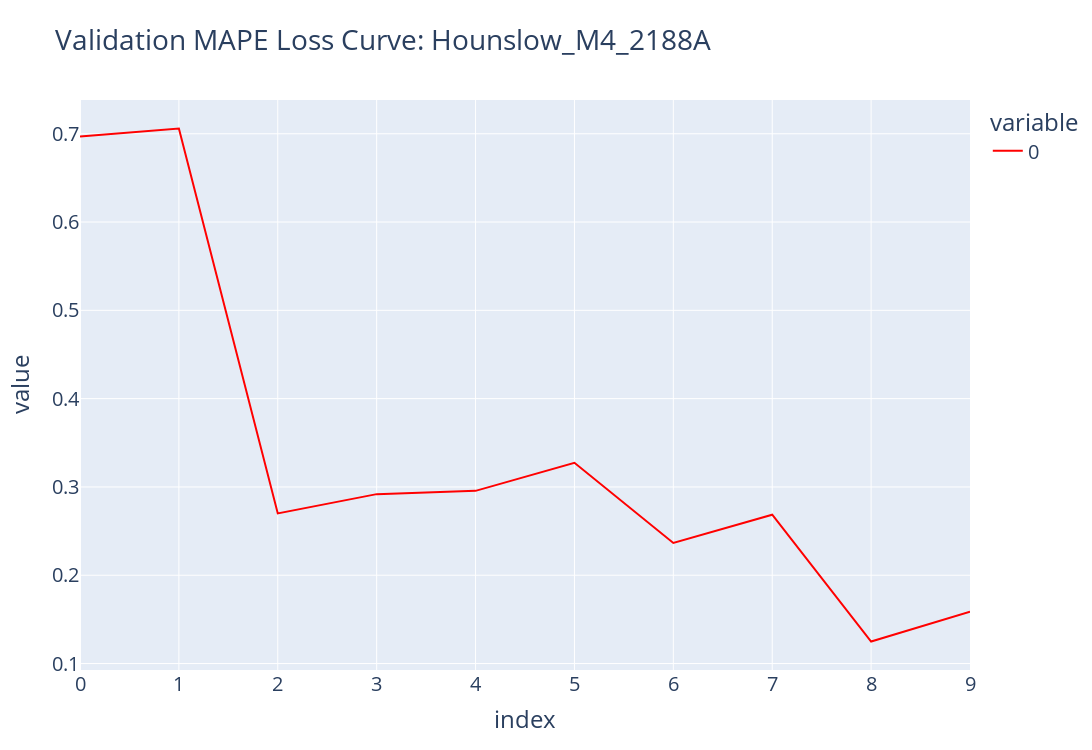
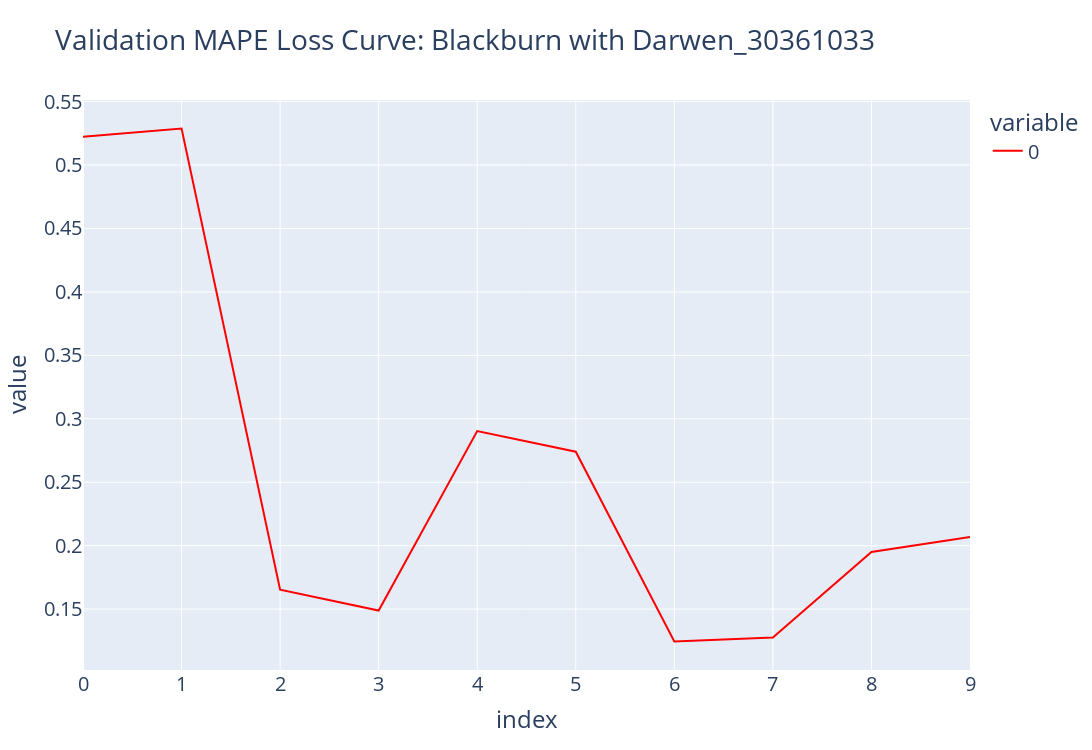
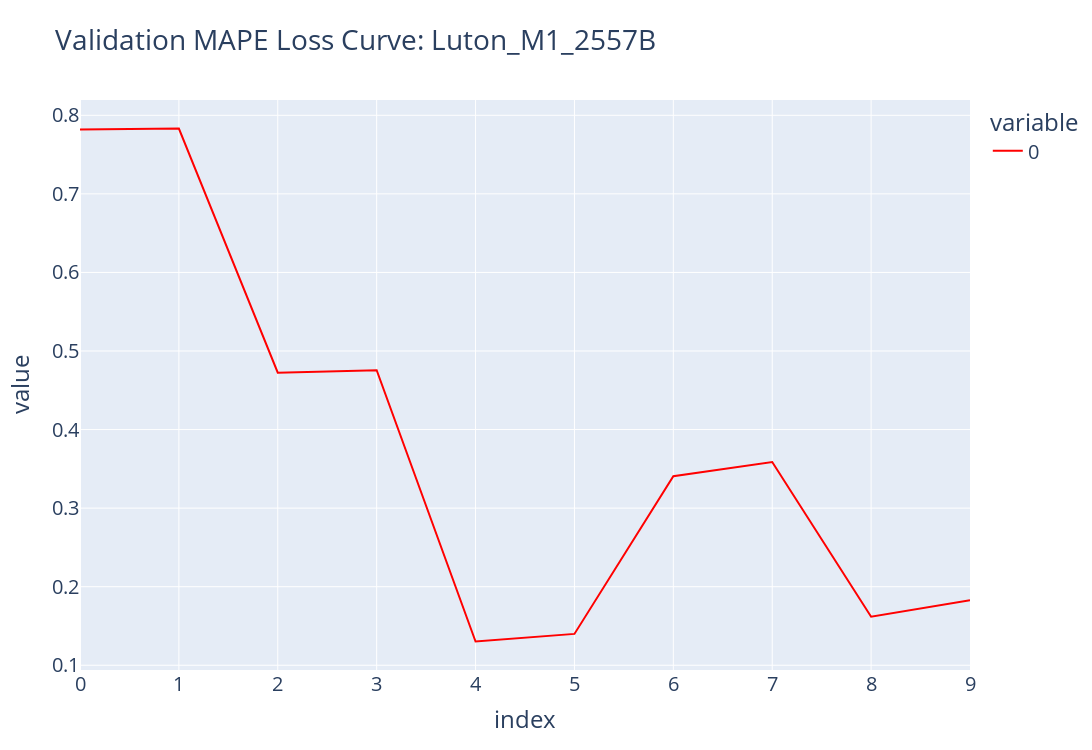
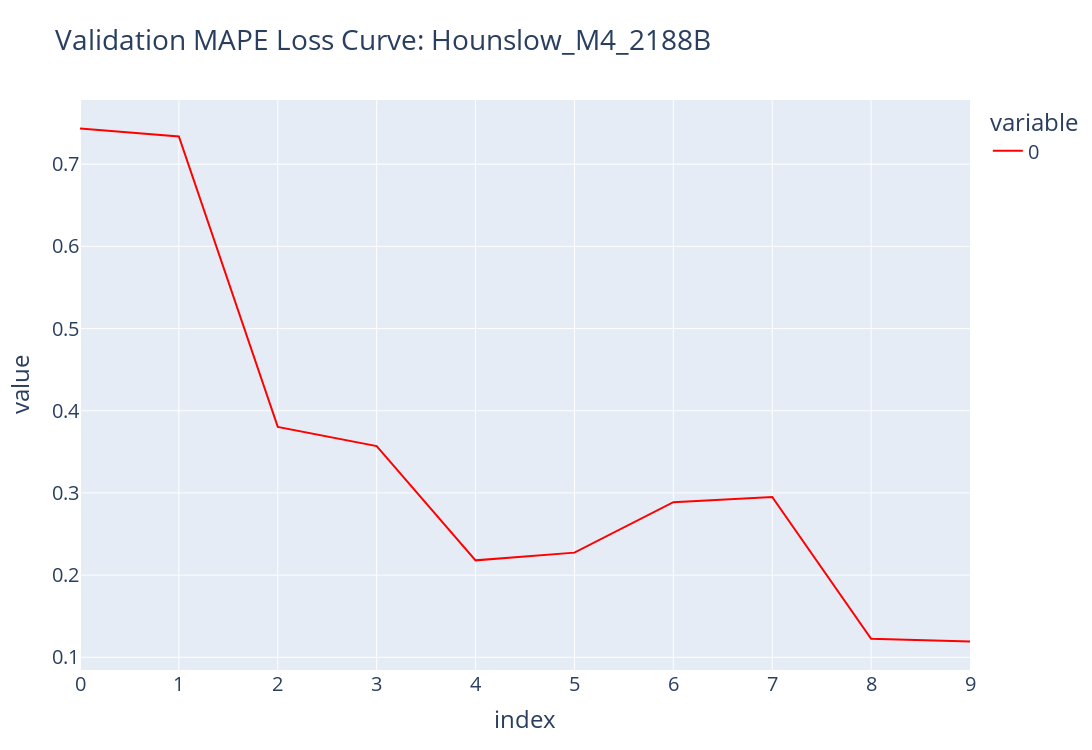

The notebook cell saved with these charts, in order:
### Code cell
for model_val_losses in all_val_losses:
    (name, val_losses) = model_val_losses
    
    fig = px.line(val_losses, title="Validation MAPE Loss Curve: "+name, color_discrete_sequence=['red'])

    fig.update_layout(
        autosize=False,
        width=1200,
        height=750,
        font=dict(size=20),
        )
    
    fig.show()

### Figure 1 — Plotly figure (JSON) as saved in the notebook; plotly's stock layout.template omitted (floating-point values rounded to 4 significant figures)
{"data": [{"hovertemplate": "variable=0<br>index=%{x}<br>value=%{y}<extra></extra>", "legendgroup": "0", "line": {"color": "red", "dash": "solid"}, "marker": {"symbol": "circle"}, "mode": "lines", "name": "0", "orientation": "v", "showlegend": true, "type": "scatter", "x": [0, 1, 2, 3, 4, 5, 6, 7, 8, 9], "xaxis": "x", "y": [0.6969, 0.7059, 0.27, 0.2919, 0.2956, 0.3273, 0.2366, 0.2685, 0.125, 0.1586], "yaxis": "y"}], "layout": {"autosize": false, "font": {"size": 20}, "height": 750, "legend": {"title": {"text": "variable"}, "tracegroupgap": 0}, "title": {"text": "Validation MAPE Loss Curve: Hounslow_M4_2188A"}, "width": 1200, "xaxis": {"anchor": "y", "domain": [0, 1], "title": {"text": "index"}}, "yaxis": {"anchor": "x", "domain": [0, 1], "title": {"text": "value"}}}}

### Figure 2 — Plotly figure (JSON) as saved in the notebook; plotly's stock layout.template omitted (floating-point values rounded to 4 significant figures)
{"data": [{"hovertemplate": "variable=0<br>index=%{x}<br>value=%{y}<extra></extra>", "legendgroup": "0", "line": {"color": "red", "dash": "solid"}, "marker": {"symbol": "circle"}, "mode": "lines", "name": "0", "orientation": "v", "showlegend": true, "type": "scatter", "x": [0, 1, 2, 3, 4, 5, 6, 7, 8, 9], "xaxis": "x", "y": [0.5223, 0.5288, 0.1653, 0.1489, 0.2904, 0.2741, 0.1245, 0.1276, 0.1951, 0.2068], "yaxis": "y"}], "layout": {"autosize": false, "font": {"size": 20}, "height": 750, "legend": {"title": {"text": "variable"}, "tracegroupgap": 0}, "title": {"text": "Validation MAPE Loss Curve: Blackburn with Darwen_30361033"}, "width": 1200, "xaxis": {"anchor": "y", "domain": [0, 1], "title": {"text": "index"}}, "yaxis": {"anchor": "x", "domain": [0, 1], "title": {"text": "value"}}}}

### Figure 3 — Plotly figure (JSON) as saved in the notebook; plotly's stock layout.template omitted (floating-point values rounded to 4 significant figures)
{"data": [{"hovertemplate": "variable=0<br>index=%{x}<br>value=%{y}<extra></extra>", "legendgroup": "0", "line": {"color": "red", "dash": "solid"}, "marker": {"symbol": "circle"}, "mode": "lines", "name": "0", "orientation": "v", "showlegend": true, "type": "scatter", "x": [0, 1, 2, 3, 4, 5, 6, 7, 8, 9], "xaxis": "x", "y": [0.7818, 0.7832, 0.4723, 0.4756, 0.1302, 0.1399, 0.3405, 0.3588, 0.1618, 0.1829], "yaxis": "y"}], "layout": {"autosize": false, "font": {"size": 20}, "height": 750, "legend": {"title": {"text": "variable"}, "tracegroupgap": 0}, "title": {"text": "Validation MAPE Loss Curve: Luton_M1_2557B"}, "width": 1200, "xaxis": {"anchor": "y", "domain": [0, 1], "title": {"text": "index"}}, "yaxis": {"anchor": "x", "domain": [0, 1], "title": {"text": "value"}}}}

### Figure 4 — Plotly figure (JSON) as saved in the notebook; plotly's stock layout.template omitted (floating-point values rounded to 4 significant figures)
{"data": [{"hovertemplate": "variable=0<br>index=%{x}<br>value=%{y}<extra></extra>", "legendgroup": "0", "line": {"color": "red", "dash": "solid"}, "marker": {"symbol": "circle"}, "mode": "lines", "name": "0", "orientation": "v", "showlegend": true, "type": "scatter", "x": [0, 1, 2, 3, 4, 5, 6, 7, 8, 9], "xaxis": "x", "y": [0.7435, 0.7338, 0.3804, 0.357, 0.218, 0.2274, 0.2888, 0.2951, 0.1225, 0.1193], "yaxis": "y"}], "layout": {"autosize": false, "font": {"size": 20}, "height": 750, "legend": {"title": {"text": "variable"}, "tracegroupgap": 0}, "title": {"text": "Validation MAPE Loss Curve: Hounslow_M4_2188B"}, "width": 1200, "xaxis": {"anchor": "y", "domain": [0, 1], "title": {"text": "index"}}, "yaxis": {"anchor": "x", "domain": [0, 1], "title": {"text": "value"}}}}
